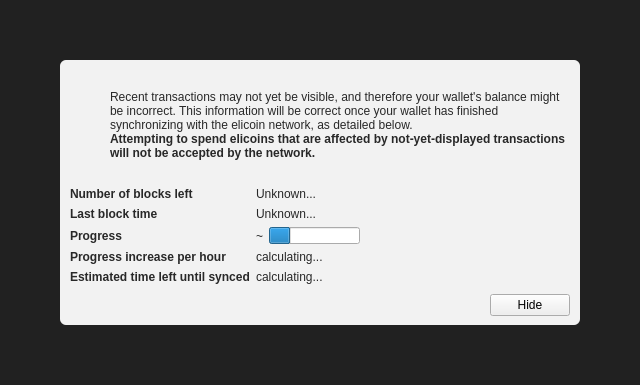
<?xml version="1.0" encoding="UTF-8"?>
<ui version="4.0">
 <class>ModalOverlay</class>
 <widget class="ModalOverlay" name="ModalOverlay">
  <property name="geometry">
   <rect>
    <x>0</x>
    <y>0</y>
    <width>640</width>
    <height>385</height>
   </rect>
  </property>
  <property name="windowTitle">
   <string>Form</string>
  </property>
  <layout class="QVBoxLayout" name="verticalLayout" stretch="0">
   <property name="sizeConstraint">
    <enum>QLayout::SetDefaultConstraint</enum>
   </property>
   <property name="leftMargin">
    <number>0</number>
   </property>
   <property name="topMargin">
    <number>0</number>
   </property>
   <property name="rightMargin">
    <number>0</number>
   </property>
   <property name="bottomMargin">
    <number>0</number>
   </property>
   <item>
    <widget class="QWidget" name="bgWidget" native="true">
     <property name="styleSheet">
      <string notr="true">#bgWidget { background: rgba(0,0,0,220); }</string>
     </property>
     <layout class="QVBoxLayout" name="verticalLayoutMain" stretch="1">
      <property name="leftMargin">
       <number>60</number>
      </property>
      <property name="topMargin">
       <number>60</number>
      </property>
      <property name="rightMargin">
       <number>60</number>
      </property>
      <property name="bottomMargin">
       <number>60</number>
      </property>
      <item>
       <widget class="QWidget" name="contentWidget" native="true">
        <property name="styleSheet">
         <string notr="true">#contentWidget { background: rgba(255,255,255,240); border-radius: 6px; }

QLabel { color: rgb(40,40,40);  }</string>
        </property>
        <layout class="QVBoxLayout" name="verticalLayoutSub" stretch="1,0,0,0">
         <property name="spacing">
          <number>0</number>
         </property>
         <property name="leftMargin">
          <number>10</number>
         </property>
         <property name="topMargin">
          <number>10</number>
         </property>
         <property name="rightMargin">
          <number>10</number>
         </property>
         <property name="bottomMargin">
          <number>10</number>
         </property>
         <item>
          <layout class="QHBoxLayout" name="horizontalLayoutIconText" stretch="0,1">
           <property name="topMargin">
            <number>20</number>
           </property>
           <item>
            <layout class="QVBoxLayout" name="verticalLayoutIcon">
             <property name="leftMargin">
              <number>0</number>
             </property>
             <item>
              <widget class="QPushButton" name="warningIcon">
               <property name="enabled">
                <bool>false</bool>
               </property>
               <property name="text">
                <string/>
               </property>
               <property name="icon">
                <iconset>
                 <normaloff>:/icons/warning</normaloff>
                 <disabledoff>:/icons/warning</disabledoff>:/icons/warning</iconset>
               </property>
               <property name="iconSize">
                <size>
                 <width>48</width>
                 <height>48</height>
                </size>
               </property>
               <property name="flat">
                <bool>true</bool>
               </property>
              </widget>
             </item>
             <item>
              <spacer name="verticalSpacerWarningIcon">
               <property name="orientation">
                <enum>Qt::Vertical</enum>
               </property>
               <property name="sizeHint" stdset="0">
                <size>
                 <width>20</width>
                 <height>40</height>
                </size>
               </property>
              </spacer>
             </item>
            </layout>
           </item>
           <item>
            <layout class="QVBoxLayout" name="verticalLayoutInfoText">
             <property name="leftMargin">
              <number>0</number>
             </property>
             <property name="topMargin">
              <number>0</number>
             </property>
             <item>
              <widget class="QLabel" name="infoText">
               <property name="text">
                <string>Recent transactions may not yet be visible, and therefore your wallet's balance might be incorrect. This information will be correct once your wallet has finished synchronizing with the elicoin network, as detailed below.</string>
               </property>
               <property name="textFormat">
                <enum>Qt::RichText</enum>
               </property>
               <property name="wordWrap">
                <bool>true</bool>
               </property>
              </widget>
             </item>
             <item>
              <widget class="QLabel" name="infoTextStrong">
               <property name="font">
                <font>
                 <weight>75</weight>
                 <bold>true</bold>
                </font>
               </property>
               <property name="text">
                <string>Attempting to spend elicoins that are affected by not-yet-displayed transactions will not be accepted by the network.</string>
               </property>
               <property name="textFormat">
                <enum>Qt::RichText</enum>
               </property>
               <property name="wordWrap">
                <bool>true</bool>
               </property>
              </widget>
             </item>
             <item>
              <spacer name="verticalSpacerInTextSpace">
               <property name="orientation">
                <enum>Qt::Vertical</enum>
               </property>
               <property name="sizeHint" stdset="0">
                <size>
                 <width>20</width>
                 <height>40</height>
                </size>
               </property>
              </spacer>
             </item>
            </layout>
           </item>
          </layout>
         </item>
         <item>
          <spacer name="verticalSpacerAfterText">
           <property name="orientation">
            <enum>Qt::Vertical</enum>
           </property>
           <property name="sizeHint" stdset="0">
            <size>
             <width>20</width>
             <height>40</height>
            </size>
           </property>
          </spacer>
         </item>
         <item>
          <layout class="QFormLayout" name="formLayout">
           <property name="fieldGrowthPolicy">
            <enum>QFormLayout::FieldsStayAtSizeHint</enum>
           </property>
           <property name="horizontalSpacing">
            <number>6</number>
           </property>
           <property name="verticalSpacing">
            <number>6</number>
           </property>
           <property name="topMargin">
            <number>10</number>
           </property>
           <item row="0" column="0">
            <widget class="QLabel" name="labelNumberOfBlocksLeft">
             <property name="font">
              <font>
               <weight>75</weight>
               <bold>true</bold>
              </font>
             </property>
             <property name="text">
              <string>Number of blocks left</string>
             </property>
            </widget>
           </item>
           <item row="0" column="1">
            <widget class="QLabel" name="numberOfBlocksLeft">
             <property name="text">
              <string>Unknown...</string>
             </property>
            </widget>
           </item>
           <item row="1" column="0">
            <widget class="QLabel" name="labelLastBlockTime">
             <property name="font">
              <font>
               <weight>75</weight>
               <bold>true</bold>
              </font>
             </property>
             <property name="text">
              <string>Last block time</string>
             </property>
            </widget>
           </item>
           <item row="1" column="1">
            <widget class="QLabel" name="newestBlockDate">
             <property name="sizePolicy">
              <sizepolicy hsizetype="Maximum" vsizetype="Preferred">
               <horstretch>0</horstretch>
               <verstretch>0</verstretch>
              </sizepolicy>
             </property>
             <property name="text">
              <string>Unknown...</string>
             </property>
            </widget>
           </item>
           <item row="2" column="0">
            <widget class="QLabel" name="labelSyncDone">
             <property name="font">
              <font>
               <weight>75</weight>
               <bold>true</bold>
              </font>
             </property>
             <property name="text">
              <string>Progress</string>
             </property>
            </widget>
           </item>
           <item row="2" column="1">
            <layout class="QHBoxLayout" name="horizontalLayoutSync" stretch="0,1">
             <item>
              <widget class="QLabel" name="percentageProgress">
               <property name="text">
                <string notr="true">~</string>
               </property>
              </widget>
             </item>
             <item>
              <widget class="QProgressBar" name="progressBar">
               <property name="value">
                <number>24</number>
               </property>
               <property name="format">
                <string/>
               </property>
              </widget>
             </item>
            </layout>
           </item>
           <item row="4" column="0">
            <widget class="QLabel" name="labelProgressIncrease">
             <property name="font">
              <font>
               <weight>75</weight>
               <bold>true</bold>
              </font>
             </property>
             <property name="text">
              <string>Progress increase per hour</string>
             </property>
            </widget>
           </item>
           <item row="4" column="1">
            <widget class="QLabel" name="progressIncreasePerH">
             <property name="text">
              <string>calculating...</string>
             </property>
            </widget>
           </item>
           <item row="5" column="0">
            <widget class="QLabel" name="labelEstimatedTimeLeft">
             <property name="font">
              <font>
               <weight>75</weight>
               <bold>true</bold>
              </font>
             </property>
             <property name="text">
              <string>Estimated time left until synced</string>
             </property>
            </widget>
           </item>
           <item row="5" column="1">
            <widget class="QLabel" name="expectedTimeLeft">
             <property name="text">
              <string>calculating...</string>
             </property>
            </widget>
           </item>
          </layout>
         </item>
         <item>
          <layout class="QHBoxLayout" name="horizontalLayoutButtons">
           <property name="leftMargin">
            <number>10</number>
           </property>
           <property name="topMargin">
            <number>10</number>
           </property>
           <item>
            <spacer name="horizontalSpacer">
             <property name="orientation">
              <enum>Qt::Horizontal</enum>
             </property>
             <property name="sizeHint" stdset="0">
              <size>
               <width>40</width>
               <height>20</height>
              </size>
             </property>
            </spacer>
           </item>
           <item>
            <widget class="QPushButton" name="closeButton">
             <property name="text">
              <string>Hide</string>
             </property>
            </widget>
           </item>
          </layout>
         </item>
        </layout>
       </widget>
      </item>
     </layout>
    </widget>
   </item>
  </layout>
 </widget>
 <customwidgets>
  <customwidget>
   <class>ModalOverlay</class>
   <extends>QWidget</extends>
   <header>modaloverlay.h</header>
   <container>1</container>
  </customwidget>
 </customwidgets>
 <resources/>
 <connections/>
</ui>
